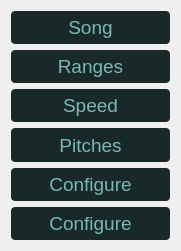
     <widget class="QWidget" name="verticalLayoutWidget_2">
      <property name="geometry">
       <rect>
        <x>0</x>
        <y>80</y>
        <width>181</width>
        <height>251</height>
       </rect>
      </property>
      <layout class="QVBoxLayout" name="config_nav">
       <item>
        <widget class="QPushButton" name="config_nav_song">
         <property name="sizePolicy">
          <sizepolicy hsizetype="Expanding" vsizetype="Expanding">
           <horstretch>0</horstretch>
           <verstretch>0</verstretch>
          </sizepolicy>
         </property>
         <property name="maximumSize">
          <size>
           <width>16777215</width>
           <height>16777215</height>
          </size>
         </property>
         <property name="font">
          <font>
           <pointsize>14</pointsize>
          </font>
         </property>
         <property name="styleSheet">
          <string notr="true">QPushButton {
	border: 2px ;
	border-radius: 4px;
	color: rgb(37, 37, 59);
	padding-left: 4px;
	padding-right: 4px;
	
}

QPushButton:hover {
	color: rgb(137, 137, 206);
	background-color:  rgb(18, 30, 30);
	border: 2px solid rgb(36, 36, 54);
}


QPushButton:checked {
	color: rgb(123, 184, 184);
	border: rgb(85, 170, 255);
	border-radius: 4px;
	background-color: rgb(25, 40, 40);
}
</string>
         </property>
         <property name="text">
          <string>Song</string>
         </property>
         <property name="checkable">
          <bool>true</bool>
         </property>
         <property name="checked">
          <bool>true</bool>
         </property>
        </widget>
       </item>
       <item>
        <widget class="QPushButton" name="nav_configure_5">
         <property name="sizePolicy">
          <sizepolicy hsizetype="Expanding" vsizetype="Expanding">
           <horstretch>0</horstretch>
           <verstretch>0</verstretch>
          </sizepolicy>
         </property>
         <property name="maximumSize">
          <size>
           <width>16777215</width>
           <height>16777215</height>
          </size>
         </property>
         <property name="font">
          <font>
           <pointsize>14</pointsize>
          </font>
         </property>
         <property name="styleSheet">
          <string notr="true">QPushButton {
	border: 2px ;
	border-radius: 4px;
	color: rgb(37, 37, 59);
	padding-left: 4px;
	padding-right: 4px;
	
}

QPushButton:hover {
	color: rgb(137, 137, 206);
	background-color:  rgb(18, 30, 30);
	border: 2px solid rgb(36, 36, 54);
}


QPushButton:checked {
	color: rgb(123, 184, 184);
	border: rgb(85, 170, 255);
	border-radius: 4px;
	background-color: rgb(25, 40, 40);
}
</string>
         </property>
         <property name="text">
          <string>Ranges</string>
         </property>
         <property name="checkable">
          <bool>true</bool>
         </property>
         <property name="checked">
          <bool>true</bool>
         </property>
        </widget>
       </item>
       <item>
        <widget class="QPushButton" name="nav_configure_6">
         <property name="sizePolicy">
          <sizepolicy hsizetype="Expanding" vsizetype="Expanding">
           <horstretch>0</horstretch>
           <verstretch>0</verstretch>
          </sizepolicy>
         </property>
         <property name="maximumSize">
          <size>
           <width>16777215</width>
           <height>16777215</height>
          </size>
         </property>
         <property name="font">
          <font>
           <pointsize>14</pointsize>
          </font>
         </property>
         <property name="styleSheet">
          <string notr="true">QPushButton {
	border: 2px ;
	border-radius: 4px;
	color: rgb(37, 37, 59);
	padding-left: 4px;
	padding-right: 4px;
	
}

QPushButton:hover {
	color: rgb(137, 137, 206);
	background-color:  rgb(18, 30, 30);
	border: 2px solid rgb(36, 36, 54);
}


QPushButton:checked {
	color: rgb(123, 184, 184);
	border: rgb(85, 170, 255);
	border-radius: 4px;
	background-color: rgb(25, 40, 40);
}
</string>
         </property>
         <property name="text">
          <string>Speed</string>
         </property>
         <property name="checkable">
          <bool>true</bool>
         </property>
         <property name="checked">
          <bool>true</bool>
         </property>
        </widget>
       </item>
       <item>
        <widget class="QPushButton" name="nav_configure_7">
         <property name="sizePolicy">
          <sizepolicy hsizetype="Expanding" vsizetype="Expanding">
           <horstretch>0</horstretch>
           <verstretch>0</verstretch>
          </sizepolicy>
         </property>
         <property name="maximumSize">
          <size>
           <width>16777215</width>
           <height>16777215</height>
          </size>
         </property>
         <property name="font">
          <font>
           <pointsize>14</pointsize>
          </font>
         </property>
         <property name="styleSheet">
          <string notr="true">QPushButton {
	border: 2px ;
	border-radius: 4px;
	color: rgb(37, 37, 59);
	padding-left: 4px;
	padding-right: 4px;
	
}

QPushButton:hover {
	color: rgb(137, 137, 206);
	background-color:  rgb(18, 30, 30);
	border: 2px solid rgb(36, 36, 54);
}


QPushButton:checked {
	color: rgb(123, 184, 184);
	border: rgb(85, 170, 255);
	border-radius: 4px;
	background-color: rgb(25, 40, 40);
}
</string>
         </property>
         <property name="text">
          <string>Pitches</string>
         </property>
         <property name="checkable">
          <bool>true</bool>
         </property>
         <property name="checked">
          <bool>true</bool>
         </property>
        </widget>
       </item>
       <item>
        <widget class="QPushButton" name="nav_configure_9">
         <property name="sizePolicy">
          <sizepolicy hsizetype="Expanding" vsizetype="Expanding">
           <horstretch>0</horstretch>
           <verstretch>0</verstretch>
          </sizepolicy>
         </property>
         <property name="maximumSize">
          <size>
           <width>16777215</width>
           <height>16777215</height>
          </size>
         </property>
         <property name="font">
          <font>
           <pointsize>14</pointsize>
          </font>
         </property>
         <property name="styleSheet">
          <string notr="true">QPushButton {
	border: 2px ;
	border-radius: 4px;
	color: rgb(37, 37, 59);
	padding-left: 4px;
	padding-right: 4px;
	
}

QPushButton:hover {
	color: rgb(137, 137, 206);
	background-color:  rgb(18, 30, 30);
	border: 2px solid rgb(36, 36, 54);
}


QPushButton:checked {
	color: rgb(123, 184, 184);
	border: rgb(85, 170, 255);
	border-radius: 4px;
	background-color: rgb(25, 40, 40);
}
</string>
         </property>
         <property name="text">
          <string>Configure</string>
         </property>
         <property name="checkable">
          <bool>true</bool>
         </property>
         <property name="checked">
          <bool>true</bool>
         </property>
        </widget>
       </item>
       <item>
        <widget class="QPushButton" name="nav_configure_8">
         <property name="sizePolicy">
          <sizepolicy hsizetype="Expanding" vsizetype="Expanding">
           <horstretch>0</horstretch>
           <verstretch>0</verstretch>
          </sizepolicy>
         </property>
         <property name="maximumSize">
          <size>
           <width>16777215</width>
           <height>16777215</height>
          </size>
         </property>
         <property name="font">
          <font>
           <pointsize>14</pointsize>
          </font>
         </property>
         <property name="styleSheet">
          <string notr="true">QPushButton {
	border: 2px ;
	border-radius: 4px;
	color: rgb(37, 37, 59);
	padding-left: 4px;
	padding-right: 4px;
	
}

QPushButton:hover {
	color: rgb(137, 137, 206);
	background-color:  rgb(18, 30, 30);
	border: 2px solid rgb(36, 36, 54);
}


QPushButton:checked {
	color: rgb(123, 184, 184);
	border: rgb(85, 170, 255);
	border-radius: 4px;
	background-color: rgb(25, 40, 40);
}
</string>
         </property>
         <property name="text">
          <string>Configure</string>
         </property>
         <property name="checkable">
          <bool>true</bool>
         </property>
         <property name="checked">
          <bool>true</bool>
         </property>
        </widget>
       </item>
      </layout>
     </widget>
